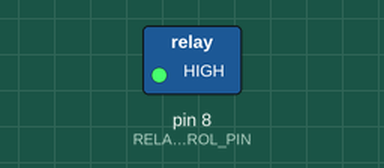
This sketch was run on a simulated Arduino Uno, built with avr-gcc and run on an emulated ATmega328P. On the bench: switched loads named in the sketch (green lamp = pin HIGH).

Above: at 0.5 s.
At 5.5 s:
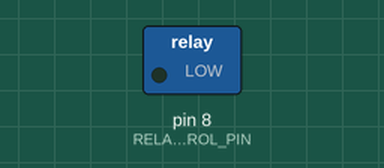
Timing chart, 0 to 13.0 s (numbered marks = the images above):
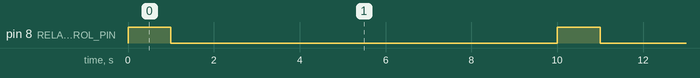

The sketch:

modules_one_relay.ino
```cpp
//= INCLUDE ================================================================================================


//==================================================================================================


//= VARIABLE =================================================================================================
int RELAY_CONTROL_PIN = 8;


//==================================================================================================
void setup() {
  pinMode(RELAY_CONTROL_PIN, OUTPUT);
}
//==================================================================================================
void loop() {
  digitalWrite(RELAY_CONTROL_PIN, HIGH);
  delay(1000);                      // wait for a second
  //
  digitalWrite(RELAY_CONTROL_PIN, LOW);
  // Serial.print(c);

  delay(9000);                      // wait for a second
}
//==================================================================================================
```

Measured:
- by itself, pin 8 (RELAY_CONTROL_PIN): alternates HIGH for 1.0 s and LOW for 9.0 s
